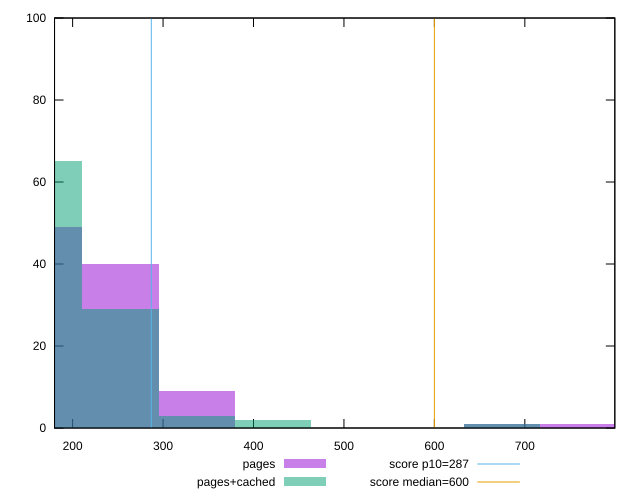

Reproduce this figure in gnuplot.
reset

$pages <<EOF
674.4126203600238 1
758.7141979050267 1
252.9047326350089 40
337.2063101800119 9
168.60315509000594 49
EOF

$pagesCached <<EOF
674.4126203600238 1
168.60315509000594 65
252.9047326350089 29
337.2063101800119 3
421.5078877250148 2
EOF

set key outside below
set boxwidth 84.30157754500297
set xrange [179.9999999999991:799.4999999999991]
set yrange [0:100]
set trange [0:100]
set style fill transparent solid 0.5 noborder

set parametric
set terminal svg size 640, 500 enhanced background rgb 'white'
set output "report_00016_2021-02-10T13-31-48.338Z/total-blocking-time/comparison/histogram/0_vs_1.svg"

plot $pages title "pages" with boxes, \
     $pagesCached title "pages+cached" with boxes, \
     287,t title "score p10=287", \
     600,t title "score median=600"

reset
